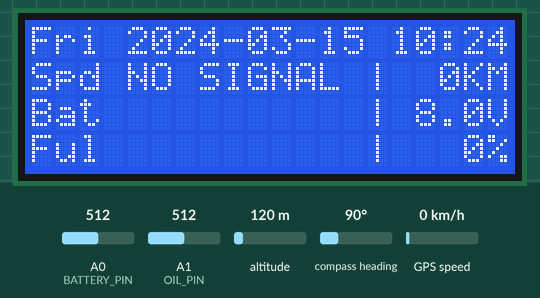
A sketch run on a simulated Arduino Uno, built with avr-gcc and run on an emulated ATmega328P. Shown: 20×4 character LCD. The inputs (shaded band) are chosen by the test bench; at power-on: A0 (BATTERY_PIN) = 512, GPS speed 0 km/h, A1 (OIL_PIN) = 512, altitude 120 m, compass heading 90°. The local clock reads 2024-03-15 10:24:30 at power-on unless the sketch sets it; the GPS gets a fix after 3 s at 37.7749, -122.4194 with 8 satellites.

Above: at 1.3 s.
1.4 s: A0 (BATTERY_PIN) set to 685
At 4.5 s:
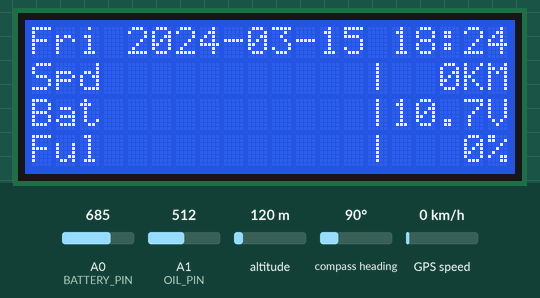
5.0 s: A0 (BATTERY_PIN) set to 698
At 6.7 s:
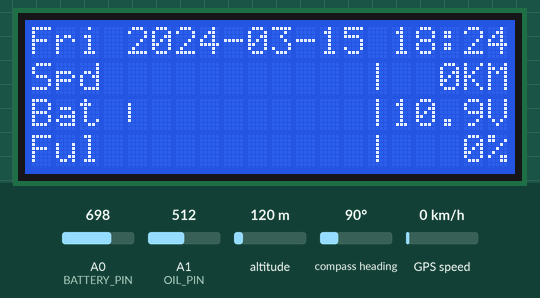
7.1 s: GPS speed set to 2 km/h
At 9.0 s:
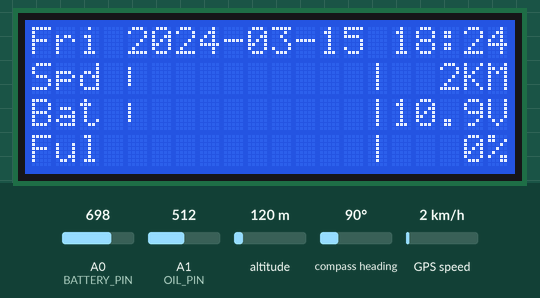
9.3 s: A1 (OIL_PIN) set to 475
11.1 s: A1 (OIL_PIN) set to 457
At 12.9 s:
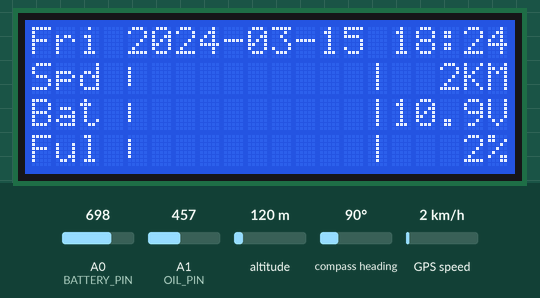
13.6 s: GPS speed set to 30 km/h
At 15.6 s:
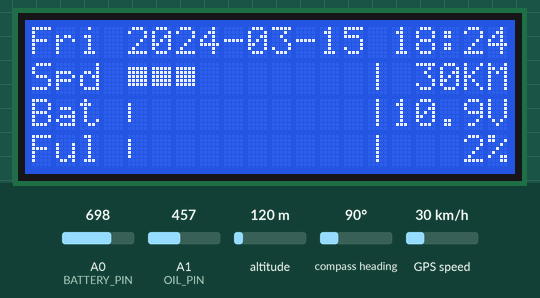
Timing chart, 0 to 17.1 s (numbered marks = the images above; inputs shaded):
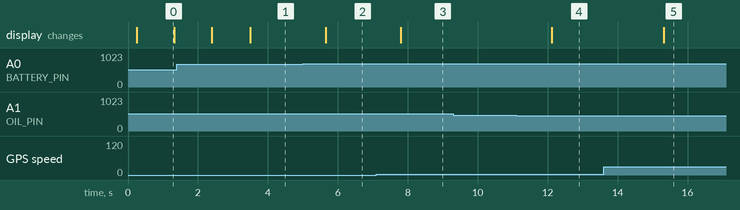

Measured:
- the behaviour switches between 697 and 698 on A0 (BATTERY_PIN) (found by bisection; images 1 and 2)
- the behaviour switches between 458 and 457 on A1 (OIL_PIN) (found by bisection; images 3 and 4)
- after the input at 1.4 s, the display: first changes after 0.99 s (image 1 shows a later state)
- after the input at 5.0 s, the display: changes after 0.65 s (image 2)
- after the input at 7.1 s, the display: changes after 0.70 s (image 3)
- after the input at 9.3 s, every drawn part: stays the same
- after the input at 11.1 s, the display: changes after 1.0 s (image 4)
- after the input at 13.6 s, the display: changes after 1.7 s (image 5)

The sketch:

Arduino_Oil_Meter_Gps.ino
```cpp
#include <Wire.h>
#include <LiquidCrystal_I2C.h>
#include "Sodaq_DS3231.h"
#include <TinyGPS++.h>

#define BATTERY_PIN A0
#define OIL_PIN A1
#define OIL_PIN_VCC 13

#define MAX_COL 20
#define MAX_ROW 4

static const uint32_t GPSBaud = 9600;
TinyGPSPlus gps;
int iMySpeed = 0;
int iST = 0; //取得衛星數量
bool bNeedSyncTime = true;

LiquidCrystal_I2C lcd(0x27, MAX_COL, MAX_ROW);
DateTime dt(2020, 9, 12, 10, 00, 00, 6); // 年 月 日 時 分 秒 星期。週日-週六對應0-6

char WW[7][4]={"Sun", "Mon", "Tue", "Wed", "Thu", "Fri", "Sat"};
byte myChar1[8] = {B00000, B10000, B10000, B10000, B10000, B10000, B00000};
byte myChar2[8] = {B00000, B11000, B11000, B11000, B11000, B11000, B00000};
byte myChar3[8] = {B00000, B11100, B11100, B11100, B11100, B11100, B00000};
byte myChar4[8] = {B00000, B11110, B11110, B11110, B11110, B11110, B00000};
byte myChar5[8] = {B00000, B11111, B11111, B11111, B11111, B11111, B00000};

void setup(){
  pinMode(OIL_PIN_VCC, OUTPUT);

  Serial.begin(9600); //for gps
  lcd.begin();
  lcd.createChar(0, myChar1);
  lcd.createChar(1, myChar2);
  lcd.createChar(2, myChar3);
  lcd.createChar(3, myChar4);
  lcd.createChar(4, myChar5);
  lcd.backlight();

  lcd.setCursor(0, 0);
  lcd.print("                    ");
  lcd.setCursor(0, 1);
  lcd.print("Spd           |     ");
  lcd.setCursor(0, 2);
  lcd.print("Bat           |     ");
  lcd.setCursor(0, 3);
  lcd.print("Ful           |     ");
  rtc.begin();
  // 第一次使用時鐘模塊，或者需要校準時放開下列註釋
  // 一旦校準完畢，繼續註釋掉，並再次上傳
  // 定義dt的時候建議預留一些編譯和上傳的時間
  //rtc.setDateTime(dt);
}

void loop(){
  if(bNeedSyncTime) syncTime();
  printTime();
  printSpeed();
  printBattery();
  printFuel();
  smartDelay(1000);
}

void Clear(){
  for(int i=0; i<MAX_ROW; i++){
    lcd.setCursor(0, i);
    for(int j=0; j<MAX_COL; j++){
      lcd.print(" ");
    }
  }
  lcd.setCursor(0, 0);
}

int getOilPercent(float fVolt){
  if(fVolt<=0.41) {return 100;}
  if(fVolt>=2.25) {return 0;}
  int rtn=0;
  rtn=(int)(100*(fVolt-0.41)/(2.25-0.41));
  return 100-rtn;
}

void printTime(){
  char sTemp[20];
  DateTime now = rtc.now();
  int yy = now.year();
  int mm = now.month();
  int dd = now.date();
  int hh = now.hour();
  int mn = now.minute();
  int ss = now.second();
  int ww = now.dayOfWeek();
  if(ww==7) ww=0;
  sprintf(sTemp, "%s %04d-%02d-%02d %02d:%02d", WW[ww],yy,mm,dd,hh,mn);
  lcd.setCursor(0,0);
  lcd.print(sTemp);
}

void printSpeed(){
  char sTemp[20];

  if(gps.charsProcessed() < 10){
    lcd.setCursor(0, 1);
    lcd.print("Spd NO DETECT |  0KM");
    return;
  }

  if(gps.satellites.isValid()){
    iST = (int)gps.satellites.value();
    if(iST > 0){
      iMySpeed = round(gps.speed.kmph());
    }
    else{
      iMySpeed = 0;
    }
  }
  else{
    iST = 0;
  }

  if(iST==0){
    lcd.setCursor(0, 1);
    lcd.print("Spd NO SIGNAL |  0KM");
    return;
  }

  if(iMySpeed<=1) iMySpeed=0;
  if(iMySpeed>=100) iMySpeed=100;
  int iNoOfTen = iMySpeed/10;
  int iNoOfOne = iMySpeed%10;
  lcd.setCursor(4, 1);
  for(int i=0; i<iNoOfTen; i++){ lcd.write(byte(4));}
  if(iNoOfTen<10){
    if(iNoOfOne>=8)       { lcd.write(byte(3));}
    else if (iNoOfOne>=6) { lcd.write(byte(2));}
    else if (iNoOfOne>=4) { lcd.write(byte(1));}
    else if (iNoOfOne>=2) { lcd.write(byte(0));}
    else {lcd.print(" ");}
    for(int i=0; i<9-iNoOfTen; i++){ lcd.print(" ");}
  }

  lcd.setCursor(15, 1);
  sprintf(sTemp, "%3dKM", iMySpeed);
  lcd.print(sTemp);
}

void printBattery(){
  char sTemp[20];
  int volt_1024 = analogRead(BATTERY_PIN);
  float fVolt12 = (5.0/1024.0) * volt_1024 * (32.0/10.0);
  char sVolt[6]; dtostrf(fVolt12, 4, 1, sVolt);

  int iPer = map((int)(fVolt12*10), 108, 140, 0, 100);
  if(iPer<=0) iPer=0;
  if(iPer>=100) iPer=100;
  int iNoOfTen = iPer/10;
  int iNoOfOne = iPer%10;
  lcd.setCursor(4, 2);
  for(int i=0; i<iNoOfTen; i++){ lcd.write(byte(4));}
  if(iNoOfTen<10){
    if(iNoOfOne>=8)       { lcd.write(byte(3));}
    else if (iNoOfOne>=6) { lcd.write(byte(2));}
    else if (iNoOfOne>=4) { lcd.write(byte(1));}
    else if (iNoOfOne>=2) { lcd.write(byte(0));}
    else {lcd.print(" ");}
    for(int i=0; i<9-iNoOfTen; i++){ lcd.print(" ");}
  }

  lcd.setCursor(15, 2);
  sprintf(sTemp, "%sV", sVolt);
  lcd.print(sTemp);
}

void printFuel(){
  char sTemp[20];
  digitalWrite(OIL_PIN_VCC, HIGH);
  delay(5);
  int volt_1024 = analogRead(OIL_PIN);
  digitalWrite(OIL_PIN_VCC, LOW);
  float fVolt5 = (5.0/1024.0) * volt_1024;
  //char sVolt[6]; mdtostrf(fVolt5, 3, 1, sVolt);

  int iPer = getOilPercent(fVolt5);
  if(iPer<=0) iPer=0;
  if(iPer>=100) iPer=100;
  int iNoOfTen = iPer/10;
  int iNoOfOne = iPer%10;
  lcd.setCursor(4, 3);
  for(int i=0; i<iNoOfTen; i++){ lcd.write(byte(4));}
  if(iNoOfTen<10){
    if(iNoOfOne>=8)       { lcd.write(byte(3));}
    else if (iNoOfOne>=6) { lcd.write(byte(2));}
    else if (iNoOfOne>=4) { lcd.write(byte(1));}
    else if (iNoOfOne>=2) { lcd.write(byte(0));}
    else {lcd.print(" ");}
    for(int i=0; i<9-iNoOfTen; i++){ lcd.print(" ");}
  }

  sprintf(sTemp, " %3d%%", iPer);
  lcd.setCursor(15, 3);
  lcd.print(sTemp);
}

static void smartDelay(unsigned long ms){
  unsigned long start = millis();
  do{
    while (Serial.available())
      gps.encode(Serial.read());
  } while (millis() - start < ms);
}

void syncTime(){
  if(gps.charsProcessed() < 10) return;
  if (!gps.date.isValid() || !gps.time.isValid()) return;
  int YYYY = gps.date.year();
  int MM = gps.date.month();
  int DD = gps.date.day();
  int hh24 = gps.time.hour()+8;
  int mm = gps.time.minute();
  int ss = gps.time.second();
  int ww = calcDayOfWeek(DD, MM, YYYY);
  if (YYYY<2021) return;
  DateTime dt(YYYY, MM, DD, hh24, mm, ss, ww); // 年 月 日 時 分 秒 星期。週日-週六對應0-6
  rtc.setDateTime(dt);
  bNeedSyncTime = false;
}

int calcDayOfWeek(int d, int m, int y){                                                                        // https://en.wikipedia.org/wiki/Determination_of_the_day_of_the_week
    static int t[] = {0, 3, 2, 5, 0, 3, 5, 1, 4, 6, 2, 4};
    y -= m < 3;
    return (y + y/4 - y/100 + y/400 + t[m-1] + d) % 7;
    // Sun=0, Mon=1, Tue=2, Wed=3, Thu=4, Fri=5, Sat=6
}
```
